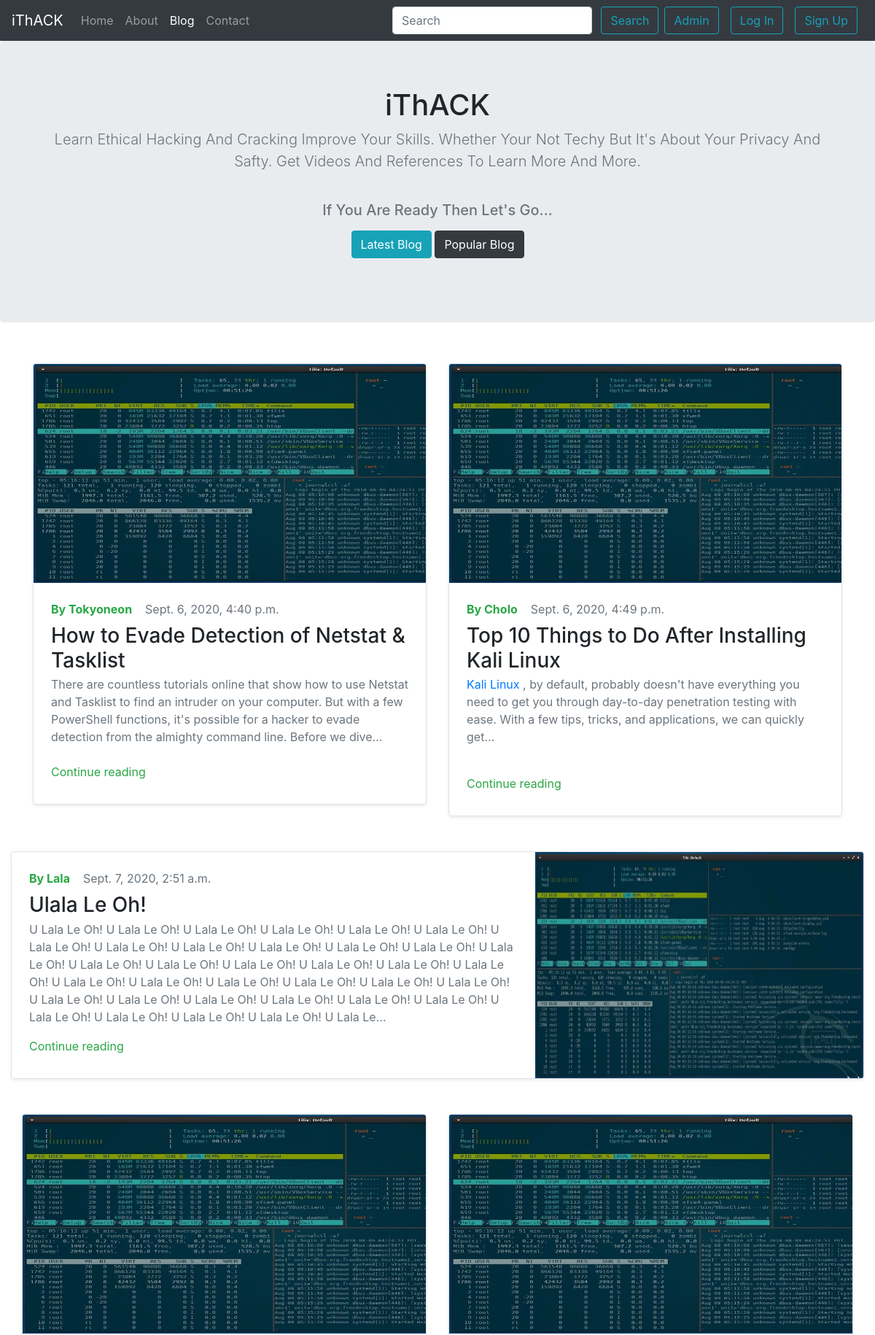
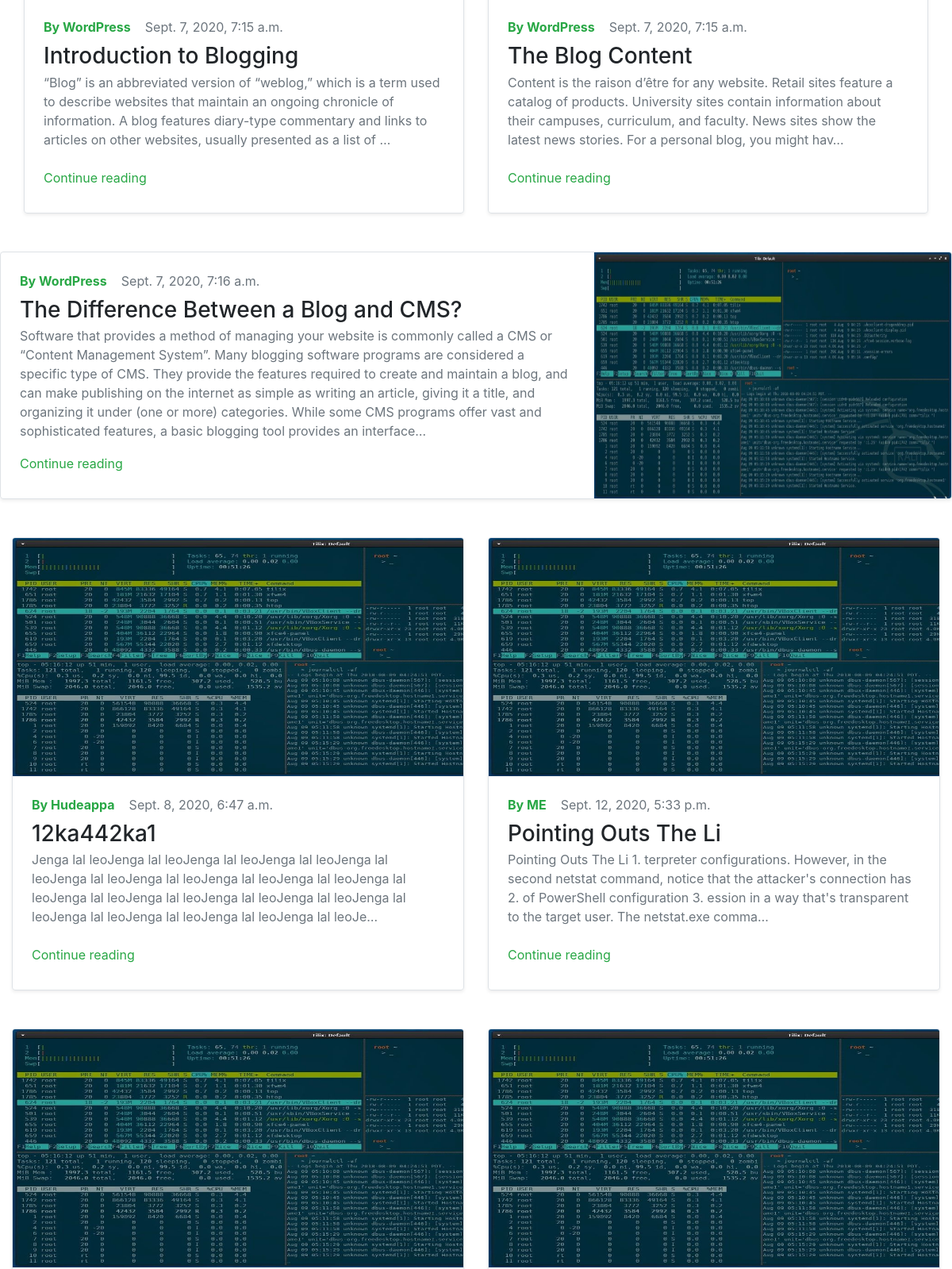
Screenshot of /blog/ (upper part) with the database file from the repository (2 pictures, top to bottom).
### blog/models.py (models this page shows, shortened)
class Post(models.Model):
    sno = models.AutoField(primary_key=True)
    title = models.CharField(max_length=200)
    content = models.TextField()
    author = models.CharField(max_length=50)
    slug = models.CharField(max_length=210)
    views = models.IntegerField(default=0)
    thumbnail = models.ImageField(upload_to="blog/images", default="")
    timestamp = models.DateTimeField(blank=True)

### blog/views.py (the view)
# urls.py: path('', views.blogHome, name='blogHome'),
def blogHome(request):
    allPosts = Post.objects.all()
    context = {'allPosts': allPosts}
    return render(request, 'blog/blogHome.html', context)

### templates/blog/blogHome.html (shortened to what this page needs)
{% extends 'base.html' %}
{% block blogactive %} active {% endblock blogactive %}
{% block body %}
<section class="jumbotron text-center">
  <div class="container">
    <h1>iThACK</h1>
    <p class="lead text-muted">Learn Ethical Hacking And Cracking Improve Your Skills. Whether Your Not Techy But It's
      About Your Privacy And Safty. Get Videos And References To Learn More And More.</p><br>
    <h5 class=" text-muted"> If You Are Ready Then Let's Go...</h5>
    <p>
      <a href="http://127.0.0.1:8000/blog/imp" class="btn btn-info my-2">Latest Blog</a>
      <a href="http://127.0.0.1:8000/blog/first-post" class="btn btn-dark my-2">Popular Blog</a>
    </p>
  </div>
</section>
<div class="container my-3">
  <div class="row mb-2">
    {% for post in allPosts %}
    {% if post.sno|divisibleby:3 %}
    <div class="row mb-2">
      <div class="row no-gutters border rounded overflow-hidden flex-md-row my-4 shadow-sm h-md-250 position-relative">
        <div class="col p-4 d-flex flex-column position-static">
          <span class="text-muted"><strong class="d-inline-block mb-2 text-success">By
              {{post.author}}</strong>&nbsp;&nbsp;&nbsp;&nbsp;{{post.timestamp}}</span>
          <h3 class="mb-0">{{post.title}}</h3>
          <p class="card-text mb-auto text-muted">{{post.content|safe|truncatechars:500}}</p>
          <div class="my-2">
            <a href="/blog/{{post.slug}}" class="stretched-link text-success">Continue reading</a>
          </div>
        </div>
        <div class="col-auto d-none d-lg-block">
          <img src="/static/img/take.jpg" width="450" height="310" <rect width="100%" height="100%"></rect>
        </div>
      </div>
      {% else %}
      <div class="col-md-6">
        <div
          class="row no-gutters border rounded overflow-hidden flex-md-row my-4 shadow-sm h-md-250 position-relative">
          <div class="col-auto d-none d-lg-block">
            <img src="/static/img/take.jpg" width="840" height="300">
          </div>
          <div class="col p-4 d-flex flex-column position-static">
            <span class="text-muted"><strong class="d-inline-block mb-2 text-success">By
                {{post.author}}</strong>&nbsp;&nbsp;&nbsp;&nbsp;{{post.timestamp}}</span>
            <h3 class="mb-0">{{post.title|truncatechars:47}}</h3>
            <p class="card-text mb-auto text-muted">
            <div class="preview text-muted">{{post.content|safe|truncatechars:250}}</div>
            </p>
            <div class="my-2">
              <a href="/blog/{{post.slug}}" class="stretched-link text-success">Continue reading</a>
            </div>
          </div>
        </div>
      </div>
      {% endif %}
      {% endfor %}
    </div>
  </div>
  {% endblock body %}

### rows the page displays
Post: author "Tokyoneon", timestamp "Sept. 6, 2020, 4:40 p.m.", title "How to Evade Detection of Netstat & Tasklist", content "There are countless tutorials online that show how to use Netstat and Tasklist to find an intruder on your computer. But with a few PowerShell functions, it's possible for a hacker to evade detection from the almighty command line. Before we dive…"
Post: author "Cholo", timestamp "Sept. 6, 2020, 4:49 p.m.", title "Top 10 Things to Do After Installing Kali Linux", content "Kali Linux , by default, probably doesn't have everything you need to get you through day-to-day penetration testing with ease. With a few tips, tricks, and applications, we can quickly get…"
Post: author "Lala", timestamp "Sept. 7, 2020, 2:51 a.m.", title "Ulala Le Oh!", content "U Lala Le Oh! U Lala Le Oh! U Lala Le Oh! U Lala Le Oh! U Lala Le Oh! U Lala Le Oh! U Lala Le Oh! U Lala Le Oh! U Lala Le Oh! U Lala Le Oh! U Lala Le Oh! U Lala Le Oh! U Lala Le Oh! U Lala Le Oh! U Lala Le Oh! U Lala Le Oh! U Lala Le Oh! U Lala Le Oh! U Lala Le Oh! U Lala Le Oh! U Lala Le Oh! U Lala Le Oh! U Lala Le Oh! U Lala Le Oh! U Lala Le Oh! U Lala Le Oh! U Lala Le Oh! U Lala Le Oh! U Lala Le Oh! U Lala Le Oh! U Lala Le Oh! U Lala Le Oh! U Lala Le Oh! U Lala Le Oh! U Lala Le Oh! U Lala Le…"
Post: author "WordPress", timestamp "Sept. 7, 2020, 7:15 a.m.", title "Introduction to Blogging", content "“Blog” is an abbreviated version of “weblog,” which is a term used to describe websites that maintain an ongoing chronicle of information. A blog features diary-type commentary and links to articles on other websites, usually presented as a list of …"
Post: author "WordPress", timestamp "Sept. 7, 2020, 7:15 a.m.", title "The Blog Content", content "Content is the raison d’être for any website. Retail sites feature a catalog of products. University sites contain information about their campuses, curriculum, and faculty. News sites show the latest news stories. For a personal blog, you might hav…"
Post: author "WordPress", timestamp "Sept. 7, 2020, 7:16 a.m.", title "The Difference Between a Blog and CMS?", content "Software that provides a method of managing your website is commonly called a CMS or “Content Management System”. Many blogging software programs are considered a specific type of CMS. They provide the features required to create and maintain a blog, and can make publishing on the internet as simple as writing an article, giving it a title, and organizing it under (one or more) categories. While some CMS programs offer vast and sophisticated features, a basic blogging tool provides an interface…"
Post: author "Hudeappa", timestamp "Sept. 8, 2020, 6:47 a.m.", title "12ka442ka1", content "Jenga lal leoJenga lal leoJenga lal leoJenga lal leoJenga lal leoJenga lal leoJenga lal leoJenga lal leoJenga lal leoJenga lal leoJenga lal leoJenga lal leoJenga lal leoJenga lal leoJenga lal leoJenga lal leoJenga lal leoJenga lal leoJenga lal leoJe…"
Post: author "ME", timestamp "Sept. 12, 2020, 5:33 p.m.", title "Pointing Outs The Li", content "Pointing Outs The Li 1. terpreter configurations. However, in the second netstat command, notice that the attacker's connection has 2. of PowerShell configuration 3. ession in a way that's transparent to the target user. The netstat.exe comma…"
